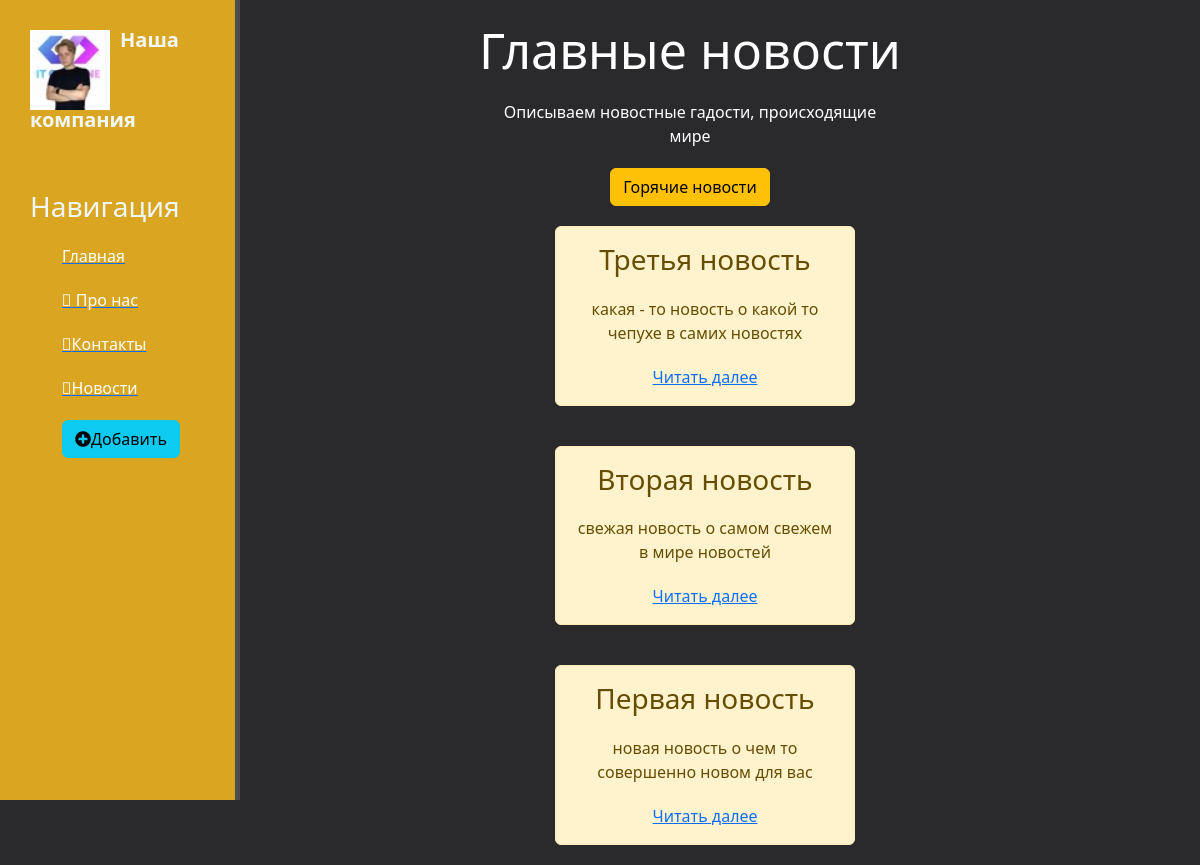
Before: /news/ with the older database file.
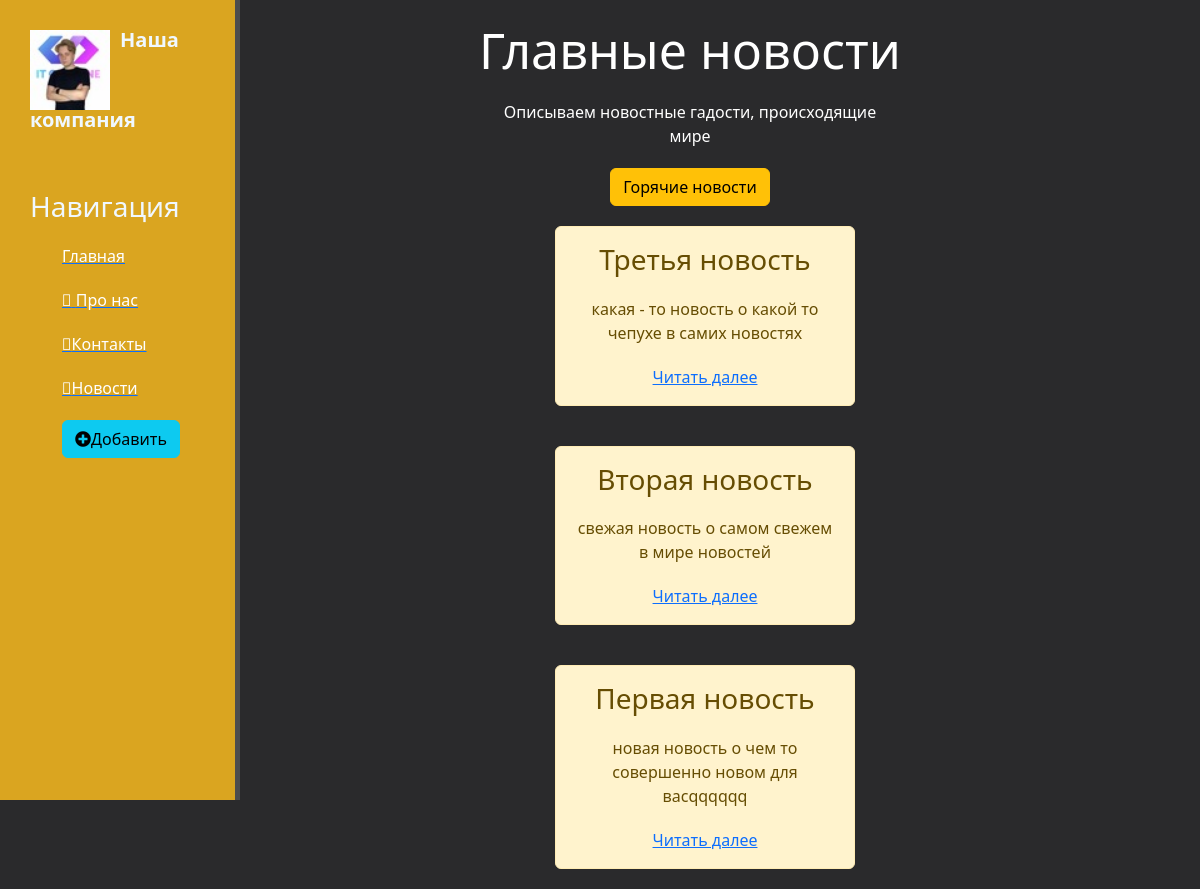
After: the same page with the newer database file.
### news/models.py (models this page shows, shortened)
class Article(models.Model):
    title = models.CharField('Название', max_length=55, default='')
    anons = models.CharField('Анонс', max_length=255)
    full_text = models.TextField('Статья')
    date = models.DateTimeField('Дата публикации')
    class Meta:
        verbose_name = 'Новость'
        verbose_name_plural = 'Новости'

### news/views.py (the view)
# urls.py: path('', views.news_home, name='news_home'),
def news_home(request):
    news = Article.objects.order_by('-date')
    return render(request, 'news/news_home.html', {'news': news})

### news/templates/news/news_home.html (shortened to what this page needs)
{% extends 'main/base.html' %}
{% block content %}
    <div class="features">
        <h1>Главные новости</h1>
        <p>Описываем новостные гадости, происходящие  мире</p>
        <button class="btn btn-warning">Горячие новости</button>
        {% if news %}
        {% for el in news %}
            <div class="alert alert-warning">
                <h3>{{ el.title }}</h3>
                <p>{{ el.anons }}</p>
                <a href="{% url 'news-detail' el.id %}" class="bn btn-warning">Читать далее</a>
            </div>
        {% endfor %}
        {% else %}
        <P>На данный момент нет новостей!</P>
        {% endif %}
    </div>
{% endblock %}

Changed rows visible on the page:
changed Article "Первая новость": anons "новая новость о чем то совершенно новом для вас" → "новая новость о чем то совершенно новом для васqqqqqq"
